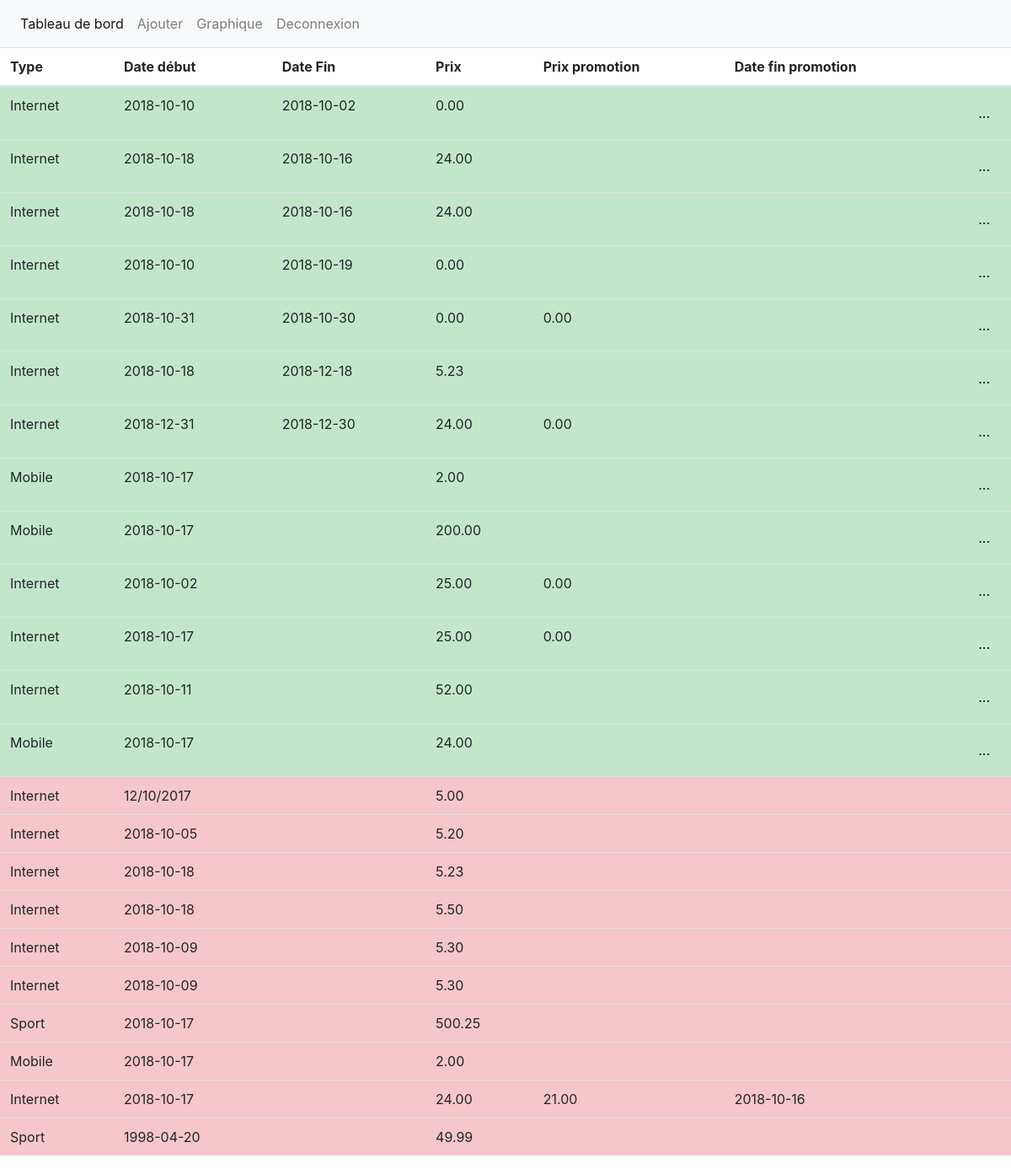
The page /index.php?uc=client&action=listAbo (signed in) on the database its author committed.
### tables this page shows
CREATE TABLE IF NOT EXISTS `abonnement` (
  `id` int(11) NOT NULL AUTO_INCREMENT,
  `date_depart` varchar(50) NOT NULL,
  `prix_mensuel` decimal(5,2) NOT NULL,
  `date_fin` varchar(50) DEFAULT NULL,
  `date_cloture` varchar(50) DEFAULT NULL,
  `date_fin_promotion` varchar(50) DEFAULT NULL,
  `prix_mensuel_promotion` decimal(5,2) DEFAULT NULL,
  `cloturer` tinyint(1) NOT NULL,
  `id_user` int(11) NOT NULL,
  `id_type` varchar(100) NOT NULL,
  PRIMARY KEY (`id`),
  KEY `abonnemnt_user_FK` (`id_user`),
  KEY `abonnement_type_FK` (`id_type`),
  CONSTRAINT `abonnement_type_FK` FOREIGN KEY (`id_type`) REFERENCES `type` (`id`),
  CONSTRAINT `abonnemnt_user_FK` FOREIGN KEY (`id_user`) REFERENCES `user` (`id`)
);

### utils/class_abonnement.php (called while the page is built, shortened)
<?php
class PDOAbonnement {
      	private static $serveur='mysql:host=localhost';
      	private static $bdd='dbname=abonnements';
      	private static $user='root' ;
      	private static $mdp='' ;
        private static $monPdo;
        private static $monPDOAbonnement = null;
        private function __construct()
	{
    		PDOAbonnement::$monPdo = new PDO(PDOAbonnement::$serveur.';'.PDOAbonnement::$bdd, PDOAbonnement::$user, PDOAbonnement::$mdp);
            PDOAbonnement::$monPdo->query("SET CHARACTER SET utf8");
	}
        public  static function getPdoAbo()
	{
		if(PDOAbonnement::$monPDOAbonnement == null)
		{
			PDOAbonnement::$monPDOAbonnement= new PDOAbonnement();
		}
		return PDOAbonnement::$monPDOAbonnement;
	}
        public function getLesAbonnements($id)
        {
           $req = "SELECT * FROM abonnement WHERE id_user = '$id' ORDER BY DATEDIFF(NOW(), date_fin) DESC, cloturer ASC";
           $res = PDOAbonnement::$monPdo->query($req)->fetchAll();
           return $res;
        }
}

### vues/v_listeAbonnements.php (the view)
    <table class="table table-hover">
        <thead>
            <tr>
                <th>Type</th>
                <th>Date début</th>
                <th>Date Fin</th>
                <th>Prix</th>
                <th>Prix promotion</th>
                <th>Date fin promotion</th>
                <th style="width:  2%"></th>
            </tr>
        </thead>
        <tbody>
<?php
foreach ($lesAbonnements as $abonnement)
{
    $button = '<button class="btn btn-mini" type="button" data-toggle="dropdown" style="background:transparent;">...
    <span class="caret"></span></button>
    <ul class="dropdown-menu">
      <li><a href="index.php?uc=gestionAbo&action=cloturerAbonnement&idAbo='.$abonnement["id"].'">Cloturer</a></li>
    </ul>';
    $date_debut = $abonnement["date_depart"];
    $type = $abonnement["id_type"];
    $date_fin = $abonnement["date_fin"];
    $prix = $abonnement["prix_mensuel"];
    $cloturer = $abonnement["cloturer"];
    $prix_promotion = $abonnement['prix_mensuel_promotion'];
    $fin_promotion = $abonnement['date_fin_promotion'];
    $date_ancienne = new DateTime($date_fin);
    $date_ancienne->format("DD-MM-YY");
    $date_du_jour = new DateTime("now");
    $date_du_jour->format("DD-MM-YY");
    $difference = $date_ancienne->diff($date_du_jour);
    $mois = $difference->format('%m');
    if($cloturer == "0")
    {
        if($mois <= 2)
        {
            if($date_fin != "")
            {
                echo  "<tr class='table-warning'><td>$type</td><td>$date_debut</td><td>$date_fin</td><td>$prix</td><td>$prix_promotion</td><td>$fin_promotion</td><td>$button</td></tr>";
            }
            else
            {
                echo  "<tr class='table-success'><td>$type</td><td>$date_debut</td><td>$date_fin</td><td>$prix</td><td>$prix_promotion</td><td>$fin_promotion</td><td>$button</td></tr>";
            }
        }
        else
        {
            echo  "<tr class='table-success'><td>$type</td><td>$date_debut</td><td>$date_fin</td><td>$prix</td><td>$prix_promotion</td><td>$fin_promotion</td><td>$button</td></tr>";
        }
    }
    else
    {
         echo  "<tr  class='table-danger'><td>$type</td><td>$date_debut</td><td>$date_fin</td><td>$prix</td><td>$prix_promotion</td><td>$fin_promotion</td><td></td></tr>";
    }
}
?>
        </tbody>
    </table>

### vues/v_menu.php (shortened to what this page needs)
<link rel="stylesheet" href="https://stackpath.bootstrapcdn.com/bootstrap/4.1.3/css/bootstrap.min.css">
<link rel="stylesheet" href="utils/style.css">
<div id="menu">
    <nav class="navbar navbar-expand-lg navbar-light bg-light">
      <div class="collapse navbar-collapse" id="navbarNavAltMarkup">
        <div class="navbar-nav">
            <a class="nav-item nav-link active" href="index.php?uc=client&action=listAbo">Tableau de bord</a>
            <a class="nav-item nav-link" href="index.php?uc=client&action=add">Ajouter</a>
            <a class="nav-item nav-link" <?php echo 'href="index.php?uc=gestionAbo&action=chart&annee='.date("Y").'"'?>>Graphique</a>
            <?php
                if(isset($_SESSION["connected"]) && $_SESSION["connected"])
                {
                    echo '<a class="nav-item nav-link" id="actionconnect" href="index.php?uc=client&action=logout">Deconnexion</a>';
                }
                else
                {
                    echo '<a class="nav-item nav-link" id="actionconnect" href="index.php?uc=client&action=login">Connexion</a>';
                }
            ?>
        </div>
      </div>
    </nav>
</div>

### index.php (shortened to what this page needs)
<?php
    require_once("utils/class_abonnement.php");
    include("vues/v_menu.php");
    if(!isset($_REQUEST['uc']))
         $uc = 'accueil';
    else
            $uc = $_REQUEST['uc'];
    $pdo = PDOAbonnement::getPdoAbo();
    switch($uc)
    {
        case 'client' :
            {include("controleurs/c_gestionClient.php");break;}
    }
include("vues/v_pied.php");
?>

### controleurs/c_gestionClient.php (shortened to what this page needs)
<?php
$action = $_REQUEST['action'];
switch($action)
{
        case 'listAbo':
            if(isset($_SESSION["id"]) && $_SESSION["id"] != null)
            {
                $lesAbonnements = $pdo->getLesAbonnements($_SESSION["id"]);
                include("vues/v_listeAbonnements.php");
            }
            else
            {
                include("vues/v_login.php");
            }
            break;
}

### rows shown on the page
abonnement: id_type "Internet", date_depart "2018-10-10", date_fin "2018-10-02", prix_mensuel "0.00"
abonnement: id_type "Internet", date_depart "2018-10-18", date_fin "2018-10-16", prix_mensuel "24.00"
abonnement: id_type "Internet", date_depart "2018-10-18", date_fin "2018-10-16", prix_mensuel "24.00"
abonnement: id_type "Internet", date_depart "2018-10-10", date_fin "2018-10-19", prix_mensuel "0.00"
abonnement: id_type "Internet", date_depart "2018-10-31", date_fin "2018-10-30", prix_mensuel "0.00", prix_mensuel_promotion "0.00"
abonnement: id_type "Internet", date_depart "2018-10-18", date_fin "2018-12-18", prix_mensuel "5.23"
abonnement: id_type "Internet", date_depart "2018-12-31", date_fin "2018-12-30", prix_mensuel "24.00", prix_mensuel_promotion "0.00"
abonnement: id_type "Mobile", date_depart "2018-10-17", prix_mensuel "2.00"
abonnement: id_type "Mobile", date_depart "2018-10-17", prix_mensuel "200.00"
abonnement: id_type "Internet", date_depart "2018-10-02", prix_mensuel "25.00", prix_mensuel_promotion "0.00"
abonnement: id_type "Internet", date_depart "2018-10-17", prix_mensuel "25.00", prix_mensuel_promotion "0.00"
abonnement: id_type "Internet", date_depart "2018-10-11", prix_mensuel "52.00"
abonnement: id_type "Mobile", date_depart "2018-10-17", prix_mensuel "24.00"
abonnement: id_type "Internet", date_depart "12/10/2017", prix_mensuel "5.00"
abonnement: id_type "Internet", date_depart "2018-10-05", prix_mensuel "5.20"
abonnement: id_type "Internet", date_depart "2018-10-18", prix_mensuel "5.23"
abonnement: id_type "Internet", date_depart "2018-10-18", prix_mensuel "5.50"
abonnement: id_type "Internet", date_depart "2018-10-09", prix_mensuel "5.30"
abonnement: id_type "Internet", date_depart "2018-10-09", prix_mensuel "5.30"
abonnement: id_type "Sport", date_depart "2018-10-17", prix_mensuel "500.25"
abonnement: id_type "Mobile", date_depart "2018-10-17", prix_mensuel "2.00"
abonnement: id_type "Internet", date_depart "2018-10-17", prix_mensuel "24.00", prix_mensuel_promotion "21.00", date_fin_promotion "2018-10-16"
abonnement: id_type "Sport", date_depart "1998-04-20", prix_mensuel "49.99"
